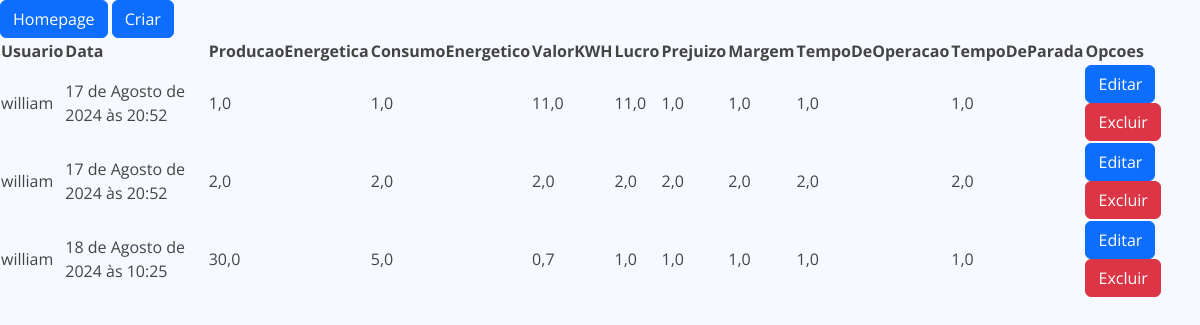
/list/dados-desempenho/ (signed in), run on the app's committed database.
### gride_dashboard/models.py (models this page shows, shortened)
class Dados(models.Model):
    usuario = models.ForeignKey(User, on_delete=models.CASCADE)
    data = models.DateTimeField(auto_now_add=True)
    class Meta:
        abstract = True

class DadosDesempenho(Dados):
    producao_energetica = models.FloatField()
    consumo_energetico = models.FloatField()
    valor_kwh = models.FloatField()
    lucro = models.FloatField()
    prejuizo = models.FloatField()
    margem = models.FloatField()
    tempo_de_operacao = models.FloatField()
    tempo_de_parada = models.FloatField()

### gride_dashboard/views.py (the view)
# urls.py: path('list/dados-desempenho/', ListDadosDesempenho.as_view(), name='list-dados-desempenho'),
class ListDadosDesempenho(ListView):
    model = DadosDesempenho
    template_name = 'forms/list-dados-desempenho.html'
    def get_queryset(self):
        self.object_list = DadosDesempenho.objects.filter(usuario=self.request.user)
        return self.object_list

### templates/forms/list-dados-desempenho.html
{% extends 'forms/base.html' %}
{% load static %}
{% block content %}
<a href="{% url 'homepage' %}" class="btn btn-primary">Homepage</a>
<a href="{% url 'create-dados-desempenho' %}" class="btn btn-primary">Criar</a>
<table>
    <tr>
        <th>Usuario</th>
        <th>Data</th>
        <th>ProducaoEnergetica</th>
        <th>ConsumoEnergetico</th>
        <th>ValorKWH</th>
        <th>Lucro</th>
        <th>Prejuizo</th>
        <th>Margem</th>
        <th>TempoDeOperacao</th>
        <th>TempoDeParada</th>
        <th>Opcoes</th>
    </tr>
    {% for dado in object_list %}
        <tr>
            <td>{{ dado.usuario }}</td>
            <td>{{ dado.data }}</td>
            <td>{{ dado.producao_energetica }}</td>
            <td>{{ dado.consumo_energetico }}</td>
            <td>{{ dado.valor_kwh }}</td>
            <td>{{ dado.lucro }}</td>
            <td>{{ dado.prejuizo }}</td>
            <td>{{ dado.margem }}</td>
            <td>{{ dado.tempo_de_operacao }}</td>
            <td>{{ dado.tempo_de_parada }}</td>
            <td>
                <a href="{% url 'update-dados-desempenho' dado.pk %}" class="btn btn-primary">Editar</a>
                <a href="{% url 'delete-dados-desempenho' dado.pk %}" class="btn btn-danger">Excluir</a>
            </td>
        </tr>
    {% empty %}
        <p>Nao tem :)</p>
    {% endfor %}
</table>
{% endblock %}

### static/assets/css/style.css (style rules this page uses)
:root { scroll-behavior: smooth; }
body { font-family: "Open Sans", sans-serif; background: #f6f9ff; color: #444444; }
a { color: #4154f1; text-decoration: none; }

### data on the page
DadosDesempenho: usuario "william", data "17 de Agosto de 2024 às 20:52", producao_energetica "1,0", consumo_energetico "1,0", valor_kwh "11,0", lucro "11,0", prejuizo "1,0", margem "1,0", tempo_de_operacao "1,0", tempo_de_parada "1,0"
DadosDesempenho: usuario "william", data "17 de Agosto de 2024 às 20:52", producao_energetica "2,0", consumo_energetico "2,0", valor_kwh "2,0", lucro "2,0", prejuizo "2,0", margem "2,0", tempo_de_operacao "2,0", tempo_de_parada "2,0"
DadosDesempenho: usuario "william", data "18 de Agosto de 2024 às 10:25", producao_energetica "30,0", consumo_energetico "5,0", valor_kwh "0,7", lucro "1,0", prejuizo "1,0", margem "1,0", tempo_de_operacao "1,0", tempo_de_parada "1,0"
